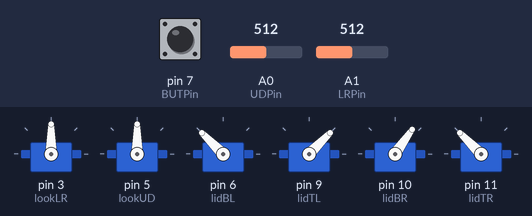
Bench run of a sketch on a simulated Arduino Uno, built with avr-gcc and run on an emulated ATmega328P. On the bench: 6 × servo. The test bench sets the inputs (shaded band); at power-on: A0 (UDPin) = 512, A1 (LRPin) = 512, pin 7 (BUTPin) HIGH.

Above: at 1.2 s.
1.3 s: A0 (UDPin) set to 716
At 2.0 s:
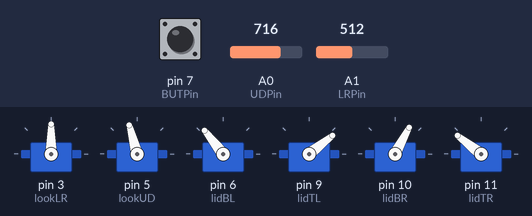
2.8 s: A1 (LRPin) set to 716
At 3.1 s:
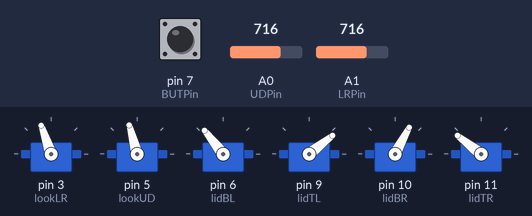
4.3 s: pin 7 (BUTPin) pulled LOW for 0.15 s
At 4.37 s:
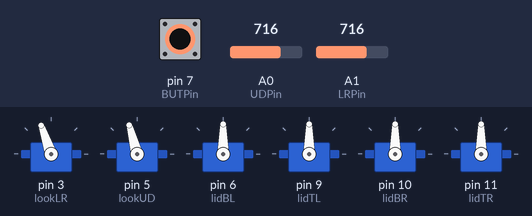
5.9 s: A0 (UDPin) set to 900
At 6.6 s:
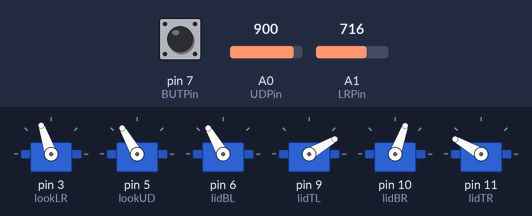
7.4 s: A1 (LRPin) set to 900
At 7.8 s:
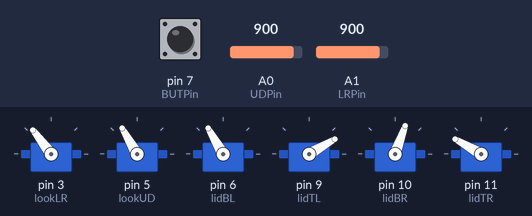
8.9 s: pin 7 (BUTPin) pulled LOW for 1 s
At 9.7 s:
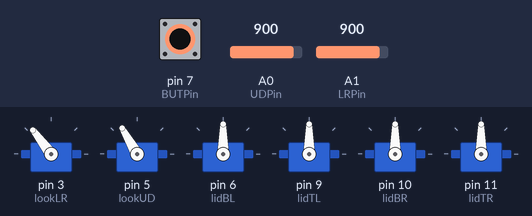
Timing chart, 0 to 11.9 s (numbered marks = the images above; inputs shaded):
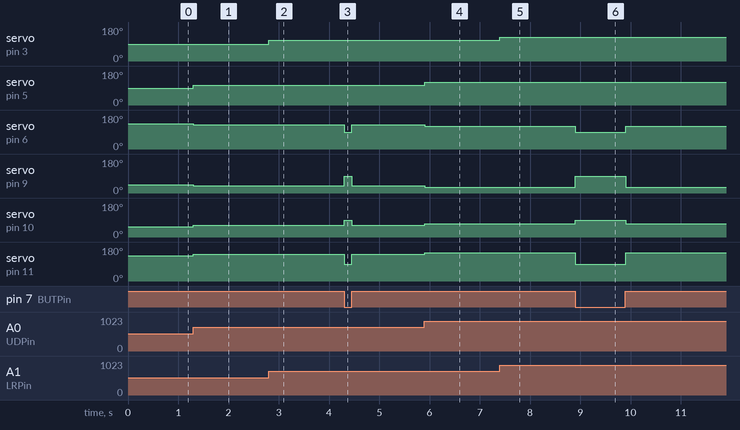

Measured:
- after the input at 1.3 s, servo on pin 5 (lookUD): 90° → 105° at once; servo on pin 6 (lidBL): 135° → 128° at once; servo on pin 9 (lidTL): 45° → 38° at once; servo on pin 10 (lidBR): 55° → 62° at once; servo on pin 11 (lidTR): 135° → 142° at once
- after the input at 2.8 s, servo on pin 3 (lookLR): 90° → 109° at once
- after the input at 4.3 s, servo on pin 6 (lidBL): 128° → 90° at once, → 128° 0.15 s later; servo on pin 9 (lidTL): 38° → 90° at once, → 38° 0.15 s later; servo on pin 10 (lidBR): 62° → 90° at once, → 62° 0.15 s later; servo on pin 11 (lidTR): 142° → 90° at once, → 142° 0.15 s later
- after the input at 5.9 s, servo on pin 5 (lookUD): 105° → 120° at once; servo on pin 6 (lidBL): 128° → 120° at once; servo on pin 9 (lidTL): 38° → 30° at once; servo on pin 10 (lidBR): 62° → 70° at once; servo on pin 11 (lidTR): 142° → 150° at once
- after the input at 7.4 s, servo on pin 3 (lookLR): 109° → 127° at once
- after the input at 8.9 s, servo on pin 6 (lidBL): 120° → 90° at once, → 120° 1.0 s later; servo on pin 9 (lidTL): 30° → 90° at once, → 30° 1.0 s later; servo on pin 10 (lidBR): 70° → 90° at once, → 70° 1.0 s later; servo on pin 11 (lidTR): 150° → 90° at once, → 150° 1.0 s later

The sketch:

SnapMech.ino
```cpp
#include <Servo.h>

Servo lookLR;  // create servo object to control a servo
Servo lookUD;  // create servo object to control a servo
Servo lidBL;  // create servo object to control a servo
Servo lidTL;  // create servo object to control a servo
Servo lidBR;  // create servo object to control a servo
Servo lidTR;  // create servo object to control a servo

int BUTPin = 7;
int UDPin = A0;
int LRPin = A1;

int UDState = 90;
int LRState = 90;
int buttonState;
int lidMod = 0;


// twelve servo objects can be created on most boards

int pos = 0;    // variable to store the servo position

void setup() {
  //Serial.begin(9600);
  pinMode(BUTPin, INPUT_PULLUP);

  lookLR.attach(3);
  lookUD.attach(5);
  lidBL.attach(6);
  lidTL.attach(9);
  lidBR.attach(10);
  lidTR.attach(11);
}

void loop() {

  buttonState =  digitalRead(BUTPin);
  UDState = map(analogRead(UDPin), 0, 1023, 50, 130);
  lidMod = (40 - UDState)/2;
  LRState = map(analogRead(LRPin), 0, 1023, 40, 140);

  //Serial.println(buttonState);

  lookUD.write(UDState);
  lookLR.write(LRState);

  if (buttonState == 0){
    lidBL.write(90);
    lidTL.write(90);
    lidBR.write(90);
    lidTR.write(90);
  } else {
    lidBL.write(160+lidMod);
    lidTL.write(70+lidMod);
    lidBR.write(30-lidMod);
    lidTR.write(110-lidMod);
  }


}
```
